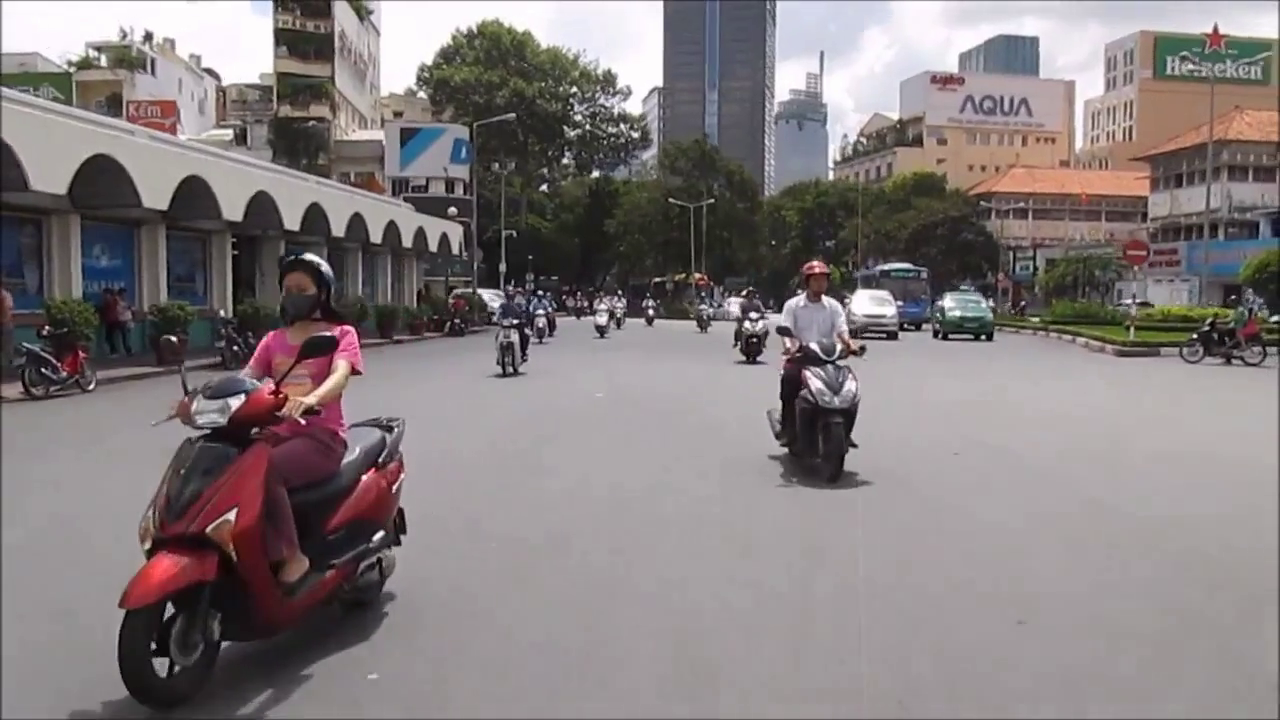
#> input picture frame 7 of algorithm-master/caffe/examples/videos/ILSVRC2015_train_00755001.mp4, 1280 x 720 px, given in place of video.mp4, which was not available
$ python readvideo.py
#> lines starting #> are read from the running program, lines starting #| are printed output that depends on the picture
import numpy as np
import cv2

cap = cv2.VideoCapture('video.mp4')

while cap.isOpened():#cap.isOpened()，来检查是否成功初始化了
    ret,frame = cap.read()
#> frame is the input picture: shape (720, 1280, 3); mean B, G, R 126, 125.1, 132.7
    gray = cv2.cvtColor(frame,cv2.COLOR_BGR2GRAY)
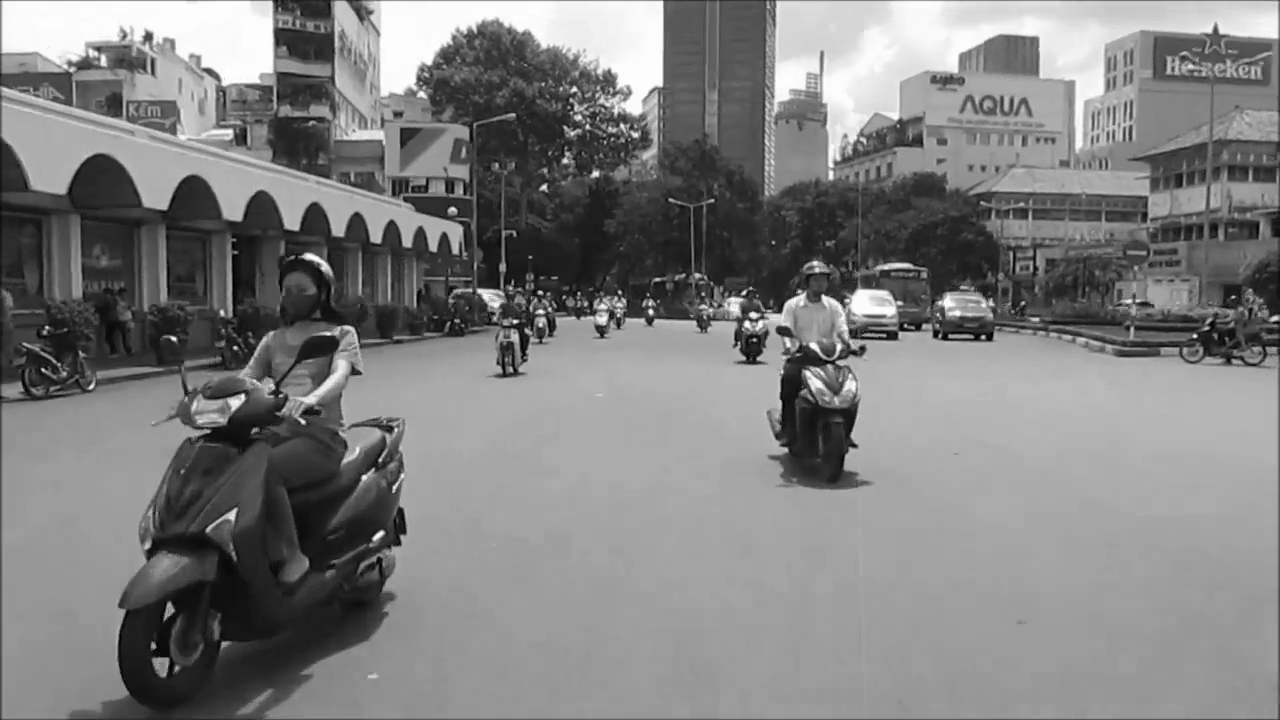
#> gray: shape (720, 1280); min 0, max 255, mean 127.4
    cap.set(5, 10)
    cv2.imshow('frame',gray)
    if cv2.waitKey(0) & 0xff == ord('q'):
#> (key q is pressed here)
        break

cap.release()
cv2.destroyAllWindows()

$ run again, starting later in the video
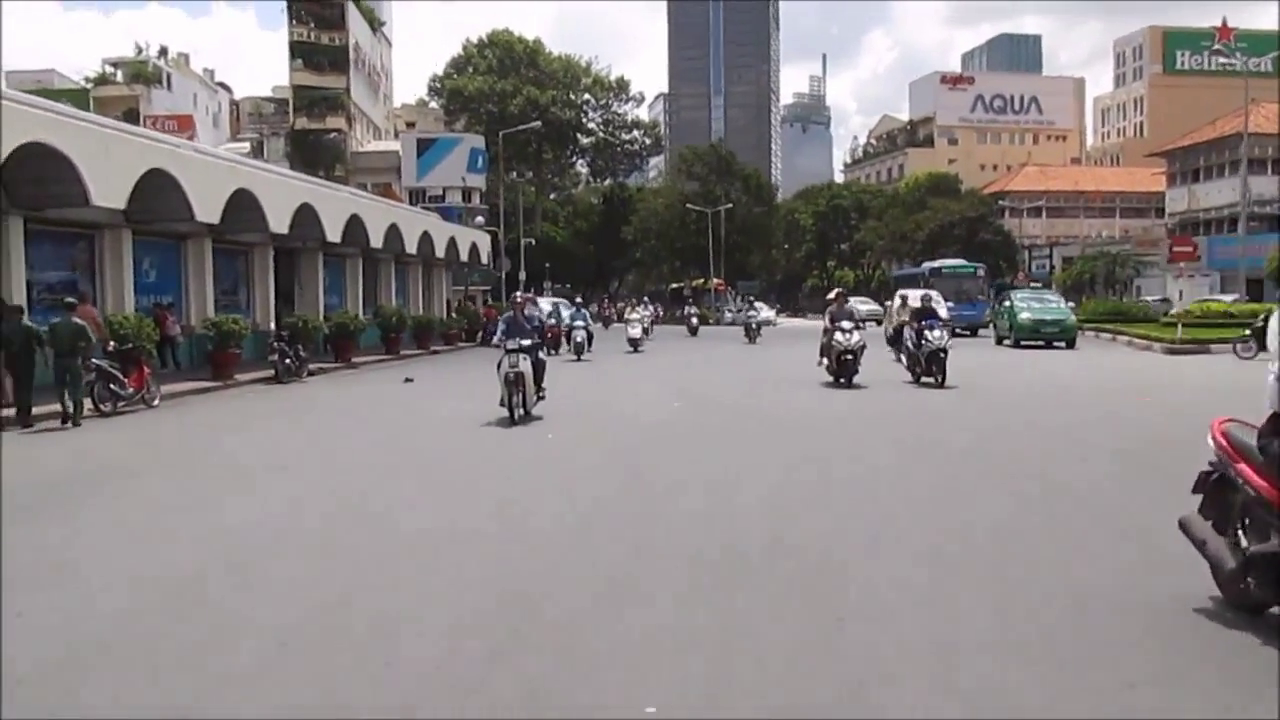
#> input picture frame 31 of algorithm-master/caffe/examples/videos/ILSVRC2015_train_00755001.mp4, 1280 x 720 px, given in place of video.mp4, which was not available
#> frame is the input picture: shape (720, 1280, 3); mean B, G, R 134.1, 133.6, 139.3
#> `gray = cv2.cvtColor(frame,cv2.COLOR_BGR2GRAY)`:
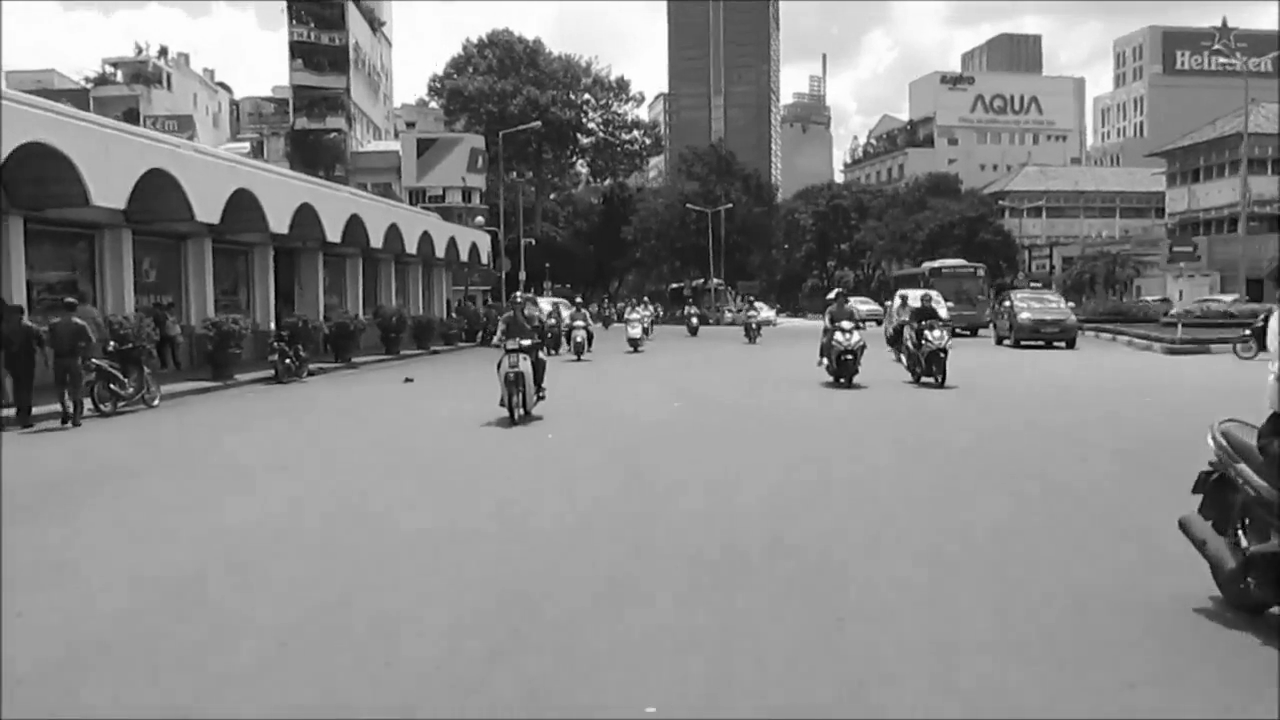
#> gray: shape (720, 1280); min 0, max 255, mean 135.3

$ run again, starting later in the video
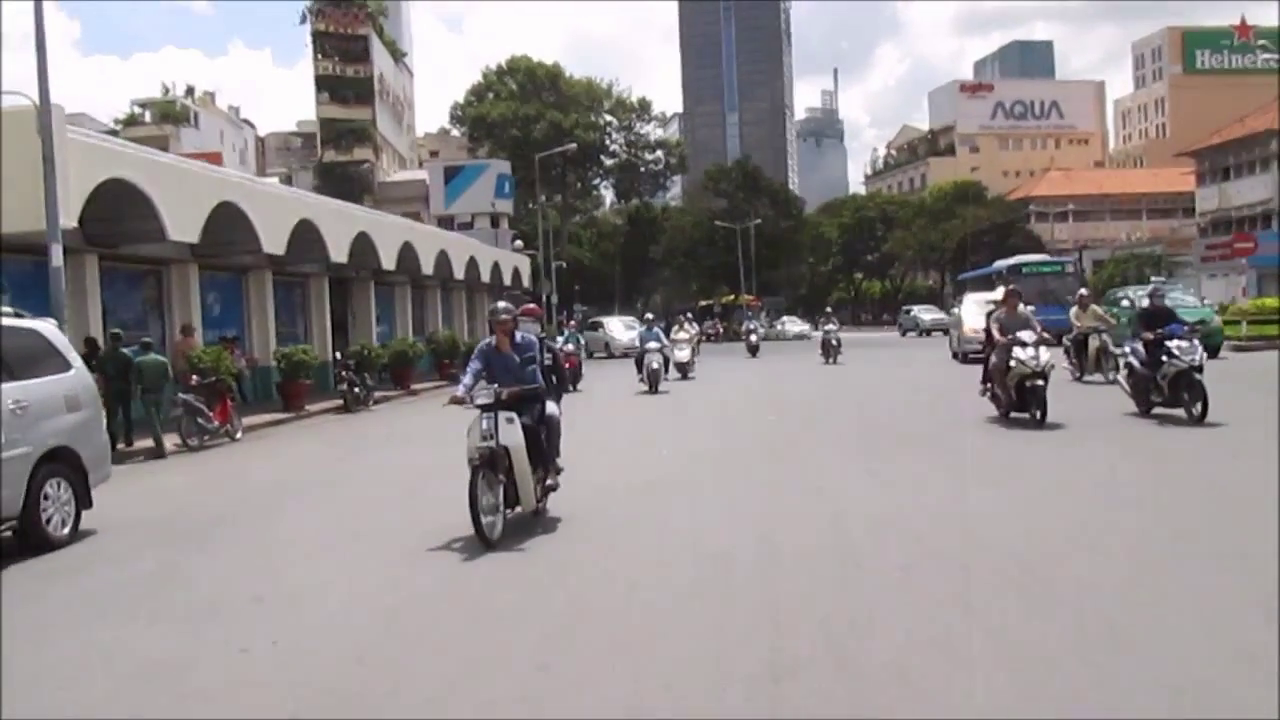
#> input picture frame 56 of algorithm-master/caffe/examples/videos/ILSVRC2015_train_00755001.mp4, 1280 x 720 px, given in place of video.mp4, which was not available
#> frame is the input picture: shape (720, 1280, 3); mean B, G, R 143.5, 142.8, 148.9
#> `gray = cv2.cvtColor(frame,cv2.COLOR_BGR2GRAY)`:
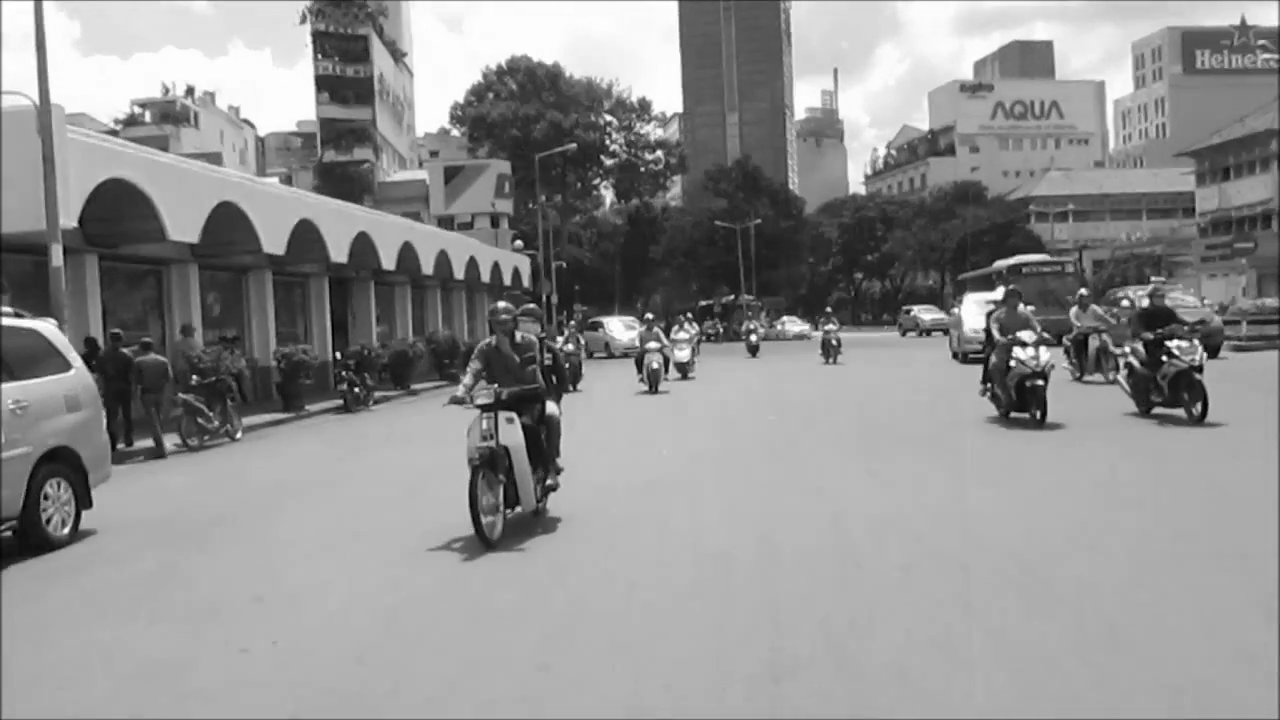
#> gray: shape (720, 1280); min 0, max 255, mean 144.6
